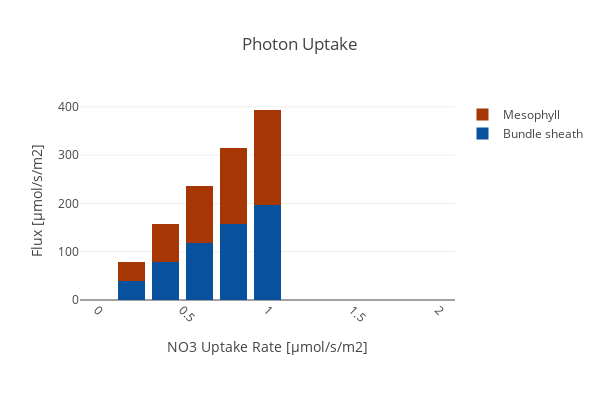

The notebook cell this image was saved under:
### Code cell
create_bar_plot_rxn(D_fba, D_exp,
                    {'[M]_Im_hnu':'Mesophyll','[B]_Im_hnu': 'Bundle sheath'},
                    'Photon Uptake', xaxis_title,
                    stacked = True, save_fig=save_fig)

### Figure 1 — Plotly figure (JSON) as saved in the notebook; plotly's stock layout.template omitted (floating-point values rounded to 4 significant figures)
{"data": [{"marker": {"color": "rgb(8,81,156)"}, "name": "Bundle sheath", "type": "bar", "uid": "e2e4bc3b-a1d1-4703-a0ab-8438ed50c6e3", "x": ["0.0", "0.2", "0.4", "0.6", "0.8", "1.0", "1.2", "1.4", "1.6", "1.8", "2.0"], "y": [0.1973, 39.47, 78.78, 118.1, 157.4, 196.7, 0, 0, 0, 0, 0]}, {"marker": {"color": "rgb(166,54,3)"}, "name": "Mesophyll", "type": "bar", "uid": "dad12fac-f8e3-4215-b206-6eb6db1f0d31", "x": ["0.0", "0.2", "0.4", "0.6", "0.8", "1.0", "1.2", "1.4", "1.6", "1.8", "2.0"], "y": [0.1973, 39.47, 78.78, 118.1, 157.4, 196.7, 0, 0, 0, 0, 0]}], "layout": {"barmode": "stack", "height": 400, "margin": {"b": 100}, "title": {"text": "Photon Uptake"}, "width": 600, "xaxis": {"tickangle": 45, "title": {"text": "NO3 Uptake Rate [µmol/s/m2]"}}, "yaxis": {"autorange": true, "title": {"text": "Flux [µmol/s/m2]"}}}}
